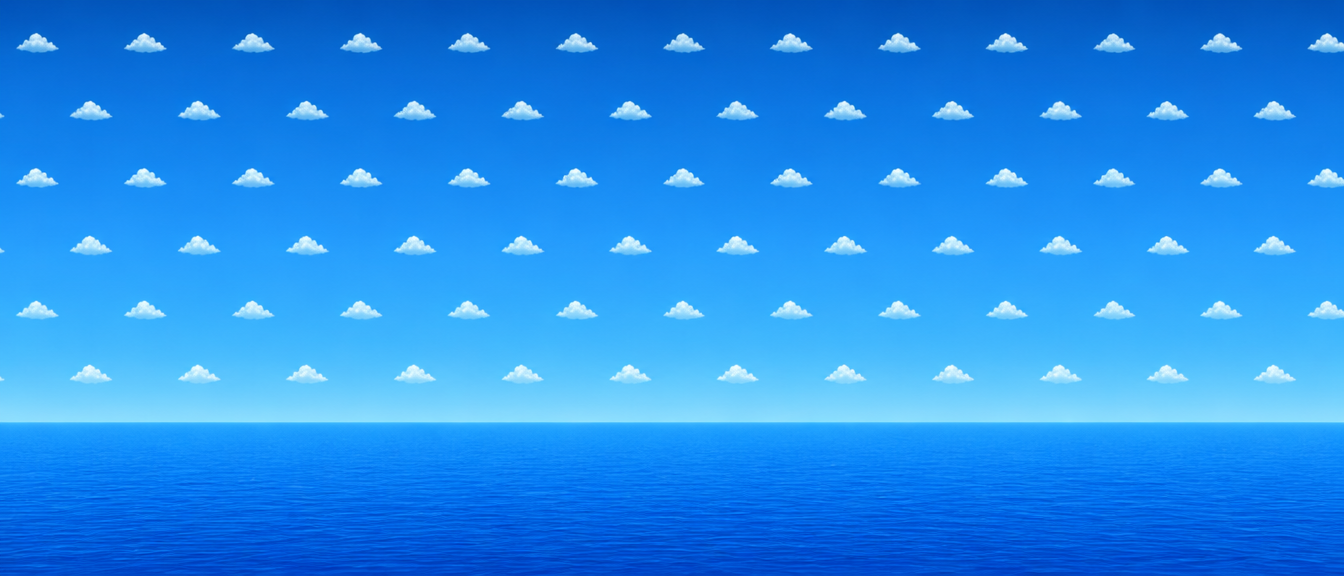
#> input picture art/references/dreamisland/phase-b/sky-day-v2-gptimage2.png, 1344 x 576 px
$ python prepare-dreamisland-skies.py ../art/references/dreamisland/phase-b/sky-day-v2-gptimage2.png
#> lines starting #> are read from the running program, lines starting #| are printed output that depends on the picture
#!/usr/bin/env python3
"""
Dream Island B3/C0 — resample the two reviewed 1344x576 sky sources to the
4096x1024 panorama the still-image gate and the Ascension dome contract expect.

    python3 scripts/prepare-dreamisland-skies.py
    python3 scripts/prepare-dreamisland-skies.py --soften=0.4 --out=/tmp/skies

Writes `public/assets/dreamisland/sky-day.jpg` and `sky-night.jpg` and prints,
per sky, the seam measurement the brief asks for: the mean absolute difference
between the FIRST and LAST column, which is the discontinuity a viewer would see
where a non-tiling panorama closes. The dome shader blends a narrow azimuth band
over that seam as well, but the number is measured before the blend so the blend
is not what is being trusted.

Both outputs are then handed to `scripts/visual/tideline-v4/sky-profile.py`,
which is the existing still-image gate: 4096x1024, ten-degree warmth step <= .05
and sky-band luma max/min ratio <= 2 over rows 0 .. .75h (a near-black sky takes
that script's absolute-spread clause instead of the ratio; it prints which).

C0, 2026-09-10 — THE DAY SOURCE CHANGED. `sky-day-gptimage2.png` failed the
warm-step gate on its own uneven cloud field (.1255 resampled, .1260 native) and
was replaced by `sky-day-v2-gptimage2.png`, a regular grid of identical puffs.
v2 measures warm-step .0621 raw, which still fails, so this script now carries
the softening step the reference record names
(`art/references/dreamisland/phase-b/generation.json` -> `sky_day_revision`):

    CLOUD-CONTRAST SOFTENING, amount `--soften=` (default 0.25):
    over the SKY ROWS ONLY (rows 0 .. .75h, the same band the gate measures),
    per row and per channel,
        excess = pixel - median(row)
        pixel  = median(row) + excess * (1 - amount)
    applied AFTER the resample, before the JPEG write.

It flattens the puff-to-sky contrast without moving the sky's own colour: the
row median IS the sky behind the puffs, so the operation cannot shift the hue of
a row, only the amplitude of what sits on it. That is why it lowers the
ten-degree warmth step (a cloud-coverage artefact) and barely moves the luma
ratio. `--soften=0` reproduces the untouched resample.

Two facts worth stating rather than hiding:

  * The sources are 1344x576, aspect 2.33:1, and the target is 4:1, so this is
    not a uniform scale: 3.048x across and 1.778x up. The dome does not map V
    linearly either (`v = clamp(.15 + d.y * .8, 0, .99)`), so a panorama for it
    is not a rectilinear image and 4:1 is the contract, not a photograph.
  * A 3x upscale softens the night starfield. The phase-B kit README calls that
    out in advance and accepts it for the register; it is an eyeball call and
    this script cannot close it.
"""
import json,subprocess,sys
from pathlib import Path
import numpy as np
from PIL import Image

ROOT=Path(__file__).resolve().parents[1]
SOURCES=ROOT/'art/references/dreamisland/phase-b'
OUT=ROOT/'public/assets/dreamisland'
WIDTH,HEIGHT=4096,1024
QUALITY=92
EDGE_LIMIT=6/255
SKY_ROWS=round(HEIGHT*.75)

def flag(name,fallback):
#> called with name = 'out'
 for argument in sys.argv[1:]:
  if argument.startswith('--'+name+'='):return argument[len(name)+3:]
 return fallback

EVIDENCE=Path(flag('out',str(ROOT/'art/evidence/dreamisland-v1/phase-c/skies')))
if not EVIDENCE.is_absolute():EVIDENCE=ROOT/EVIDENCE
SOFTEN=float(flag('soften','0.25'))
if not 0<=SOFTEN<1:raise SystemExit('--soften= must be in [0, 1)')
# The day source is a C0 decision recorded in the reference generation.json; the
# night source is unchanged from B3. Both are overridable for a re-test.
STATES={'day':{'source':flag('day-source','sky-day-v2-gptimage2.png'),'soften':SOFTEN},
 'night':{'source':flag('night-source','sky-night-gptimage2.png'),'soften':0.0}}

def soften_cloud_contrast(pixels,amount,rows):
 """Pull each sky row towards its own median by `amount`. See the module docstring."""
 if amount<=0:return pixels
 out=pixels.copy()
 band=out[:rows]
 median=np.median(band,axis=1,keepdims=True)
 out[:rows]=median+(band-median)*(1-amount)
 return out

OUT.mkdir(parents=True,exist_ok=True)
EVIDENCE.mkdir(parents=True,exist_ok=True)
report={'script':'scripts/prepare-dreamisland-skies.py','resample':'PIL Image.LANCZOS',
 'target':[WIDTH,HEIGHT],'edgeLimit':EDGE_LIMIT,'jpegQuality':QUALITY,
 'softening':{'operation':'per sky row and channel, pixel = rowMedian + (pixel - rowMedian) * (1 - amount)',
  'appliedAfter':'resample to 4096x1024','skyRows':[0,SKY_ROWS],
  'reference':'art/references/dreamisland/phase-b/generation.json -> sky_day_revision',
  'amountByState':{state:config['soften'] for state,config in STATES.items()}},
 'skies':{}}
failed=[]
for state,config in STATES.items():
 source_path=SOURCES/config['source']
 source=Image.open(source_path).convert('RGB')
#> source is the input picture: PIL image 1344x576 RGB; mean R, G, B 36.8, 142.3, 236.8
 native=np.asarray(source,dtype=float)
 resampled=np.asarray(source.resize((WIDTH,HEIGHT),Image.LANCZOS),dtype=float)
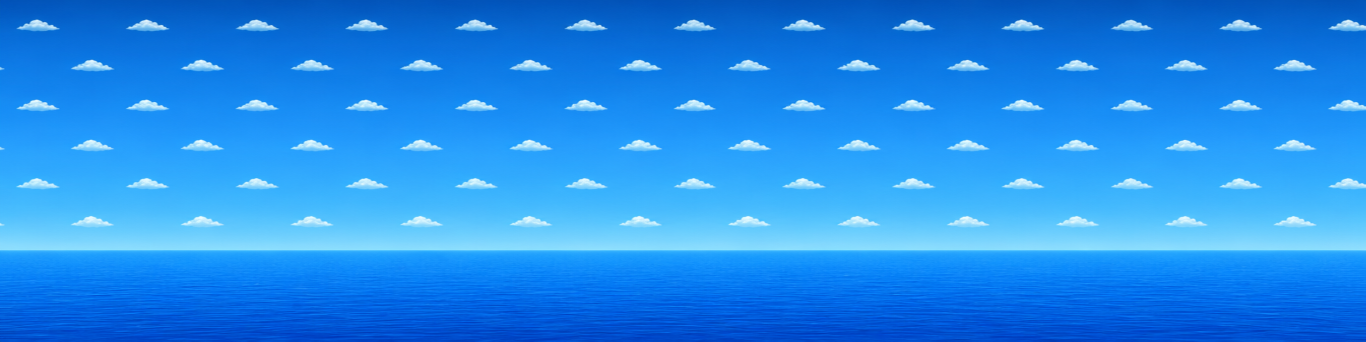
#> resampled: shape (1024, 4096, 3) float64 (shown at 1/3 size); mean R, G, B 36.8, 142.3, 236.8
 softened=soften_cloud_contrast(resampled,config['soften'],SKY_ROWS)
#> in soften_cloud_contrast, `band=out[:rows]`:
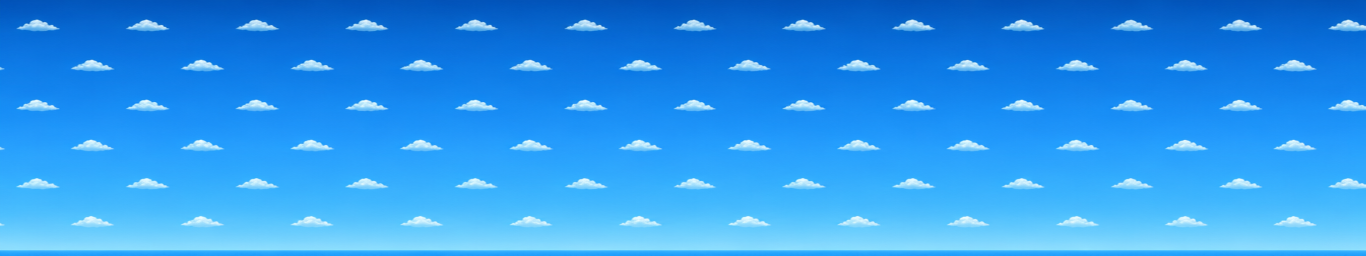
#> band: shape (768, 4096, 3) float64 (shown at 1/3 size); mean R, G, B 46.9, 153.1, 239
#> in soften_cloud_contrast, `median=np.median(band,axis=1,keepdims=True)`: median = 768 rows, first 8: [3, 85, 184], [3, 84, 185], [2, 83, 187], [2, 84, 186], [2, 85, 186], [2, 85, 186], [2, 85, 186], [3, 85, 187]
#> in soften_cloud_contrast, `out[:rows]=median+(band-median)*(1-amount)`:
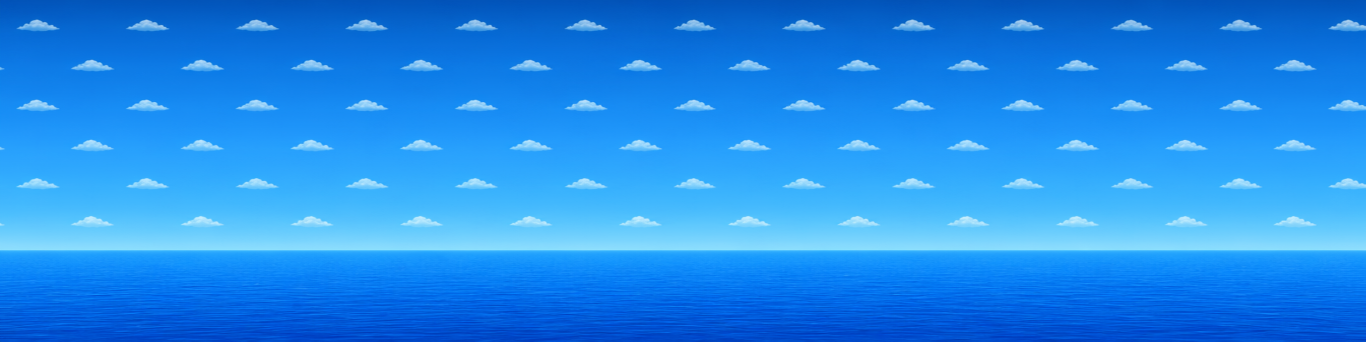
#> out: shape (1024, 4096, 3) float64 (shown at 1/3 size); mean R, G, B 35.4, 141.6, 236.7
 written=Image.fromarray(np.clip(np.rint(softened),0,255).astype(np.uint8))
 path=OUT/('sky-'+state+'.jpg')
 written.save(path,'JPEG',quality=QUALITY,subsampling=0,optimize=True)
 reread=np.asarray(Image.open(path).convert('RGB'),dtype=float)
 entry={'source':str(source_path.relative_to(ROOT)),
  'sourceSize':list(source.size),'file':str(path.relative_to(ROOT)),
#> (the run stopped early here; a loop or call above may not have finished)
